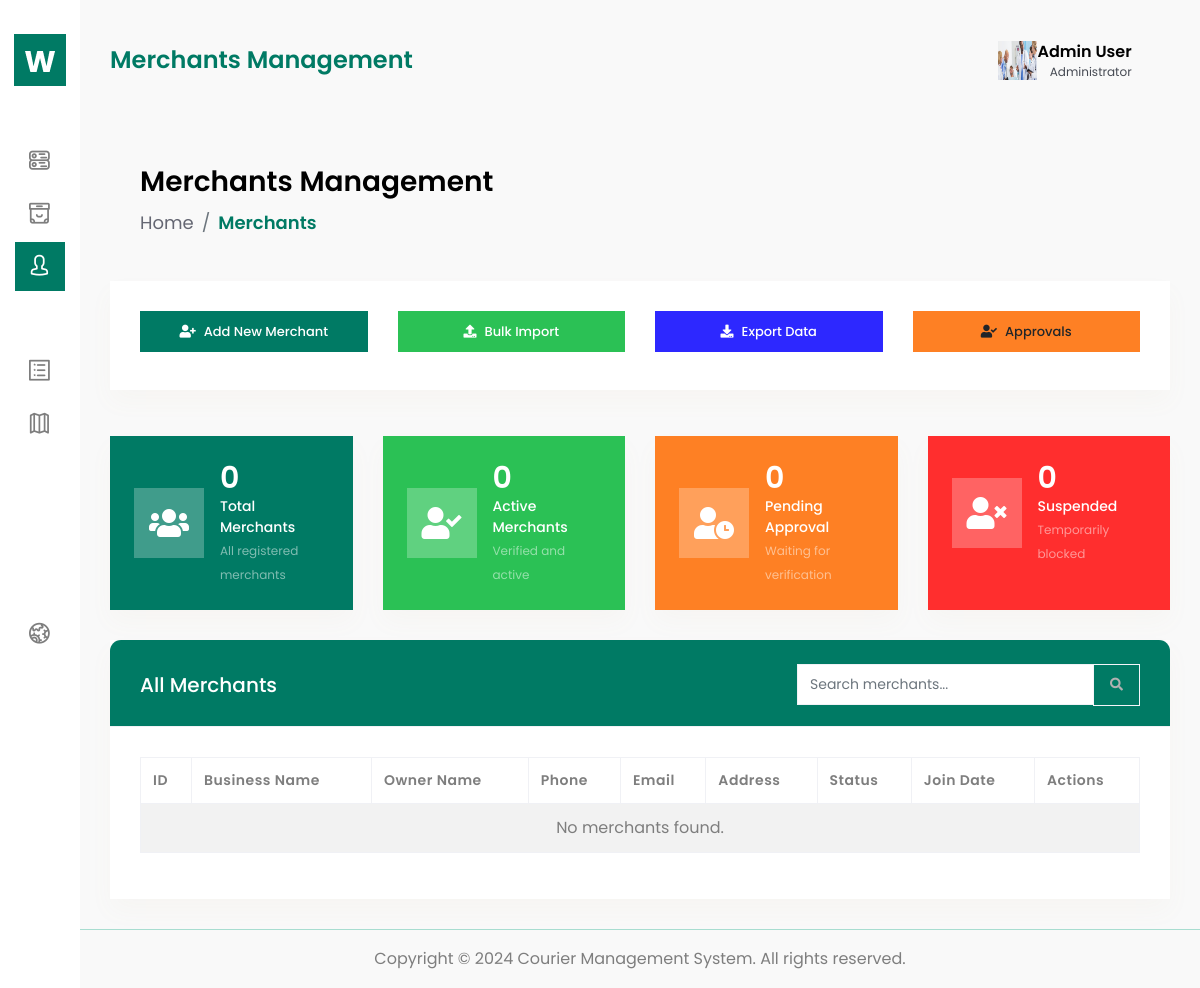
/user/merchants/, run on an earlier commit of the app's database.
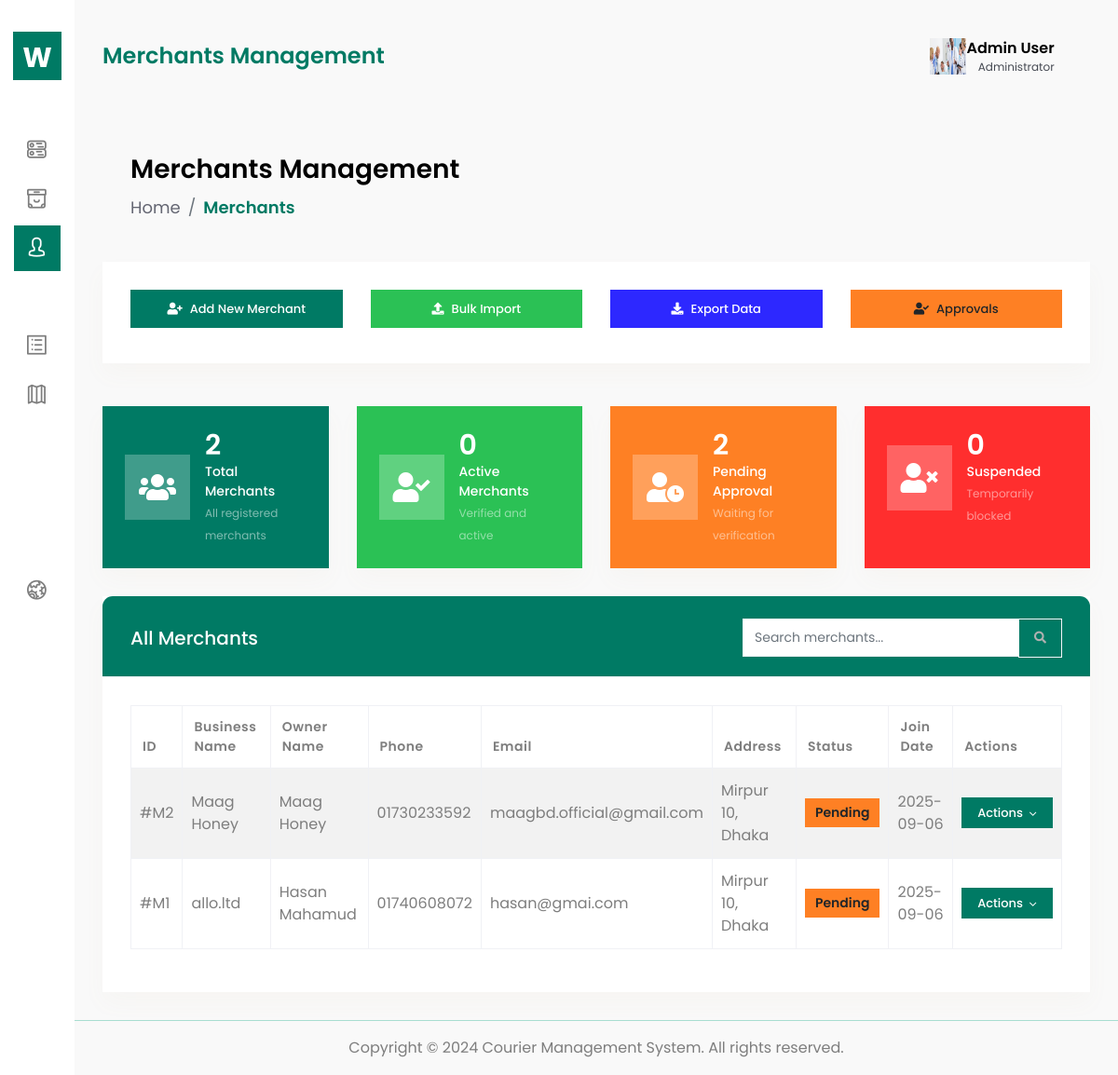
And on a later commit of the database.
### accounts/models.py (models this page shows, shortened)
class Merchant(models.Model):
    STATUS_CHOICES=(
        ("pending","Pending Approval"),
        ("approved","Approved"),
        ("rejected","Rejected"),
    )
    merchant_id = models.BigAutoField(primary_key=True)
    merchant_name = models.CharField(max_length=100)
    merchant_email = models.EmailField(unique=True)
    merchant_phone = models.CharField(max_length=20)
    merchant_business_name = models.CharField(max_length=150)
    merchant_business_number = models.CharField(max_length=50)
    merchant_business_url = models.URLField(blank=True, null=True)
    merchant_pickup_address = models.TextField()
    merchant_username = models.CharField(max_length=50, unique=True)
    merchant_password = models.CharField(max_length=255)
    merchant_category = models.CharField(max_length=100)
    merchant_business_description=models.TextField(blank=True)
    status=models.CharField(max_length=20, choices=STATUS_CHOICES, default="pending")
    created_at = models.DateTimeField(auto_now_add=True)
    updated_at = models.DateTimeField(auto_now=True)

### accounts/views.py (the view)
# urls.py: path('merchants/', views.merchant, name='merchant'),
def merchant(request):
    merchants= Merchant.objects.all().order_by("-created_at")
    total_merchants=Merchant.objects.count()
    active_merchants=Merchant.objects.filter(status="approved").count()
    pending_merchants=Merchant.objects.filter(status="pending").count()
    suspend_merchants=Merchant.objects.filter(status="rejected").count()
    context={
        "merchants":merchants,
        "total_merchants":total_merchants,
        "active_merchants":active_merchants,
        "pending_merchants":pending_merchants,
        "suspend_merchants":suspend_merchants,
          }
    return render(request, 'accounts/merchant.html', context)

### accounts/templates/accounts/merchant.html (shortened to what this page needs)
{%extends 'base.html'%}
 {% block content%}
        <div class="content-body">
            <div class="container-fluid">
                <div class="row page-titles mx-0">
                    <div class="col-sm-6 p-md-0">
                        <div class="welcome-text">
                            <h4>Merchants Management</h4>
                        </div>
                    </div>
                    <div class="col-sm-6 p-md-0 justify-content-sm-end mt-2 mt-sm-0 d-flex">
                        <ol class="breadcrumb">
                            <li class="breadcrumb-item"><a href="javascript:void(0)">Home</a></li>
                            <li class="breadcrumb-item active"><a href="javascript:void(0)">Merchants</a></li>
                        </ol>
                    </div>
                </div>
                <div class="row mb-3">
                    <div class="col-12">
                        <div class="card">
                            <div class="card-body">
                                <div class="row">
                                    <div class="col-md-3 mb-2">
                                        <a href="add-merchant.html" class="btn btn-primary btn-block">
                                            <i class="fas fa-user-plus mr-2"></i>Add New Merchant
                                        </a>
                                    </div>
                                    <div class="col-md-3 mb-2">
                                        <a href="bulk-import-merchants.html" class="btn btn-success btn-block">
                                            <i class="fas fa-upload mr-2"></i>Bulk Import
                                        </a>
                                    </div>
                                    <div class="col-md-3 mb-2">
                                        <a href="export-merchants.html" class="btn btn-info btn-block">
                                            <i class="fas fa-download mr-2"></i>Export Data
                                        </a>
                                    </div>
                                    <div class="col-md-3 mb-2">
                                        <a href="merchant-approvals.html" class="btn btn-warning btn-block">
                                            <i class="fas fa-user-check mr-2"></i>Approvals
                                        </a>
                                    </div>
                                </div>
                            </div>
                        </div>
                    </div>
                </div>
                <div class="row">
                    <div class="col-xl-3 col-lg-6 col-sm-6">
                        <div class="widget-stat card bg-primary">
                            <div class="card-body p-4">
                                <div class="media ai-icon">
                                    <span class="mr-3 ai-icon">
                                        <i class="fas fa-users text-white"></i>
                                    </span>
                                    <div class="media-body">
                                        <h3 class="mb-0 text-white">{{total_merchants}}</h3>
                                        <p class="mb-0 text-white">Total Merchants</p>
                                        <small class="text-white-50">All registered merchants</small>
                                    </div>
                                </div>
                            </div>
                        </div>
                    </div>
                    <div class="col-xl-3 col-lg-6 col-sm-6">
                        <div class="widget-stat card bg-success">
                            <div class="card-body p-4">
                                <div class="media ai-icon">
                                    <span class="mr-3 ai-icon">
                                        <i class="fas fa-user-check text-white"></i>
                                    </span>
                                    <div class="media-body">
                                        <h3 class="mb-0 text-white">{{active_merchants}}</h3>
                                        <p class="mb-0 text-white">Active Merchants</p>
                                        <small class="text-white-50">Verified and active</small>
                                    </div>
                                </div>
                            </div>
                        </div>
                    </div>
                    <div class="col-xl-3 col-lg-6 col-sm-6">
                        <div class="widget-stat card bg-warning">
                            <div class="card-body p-4">
                                <div class="media ai-icon">
                                    <span class="mr-3 ai-icon">
                                        <i class="fas fa-user-clock text-white"></i>
                                    </span>
                                    <div class="media-body">
                                        <h3 class="mb-0 text-white">{{pending_merchants}}</h3>
                                        <p class="mb-0 text-white">Pending Approval</p>
                                        <small class="text-white-50">Waiting for verification</small>
                                    </div>
                                </div>
                            </div>
                        </div>
                    </div>
                    <div class="col-xl-3 col-lg-6 col-sm-6">
                        <div class="widget-stat card bg-danger">
                            <div class="card-body p-4">
                                <div class="media ai-icon">
                                    <span class="mr-3 ai-icon">
                                        <i class="fas fa-user-times text-white"></i>
                                    </span>
                                    <div class="media-body">
                                        <h3 class="mb-0 text-white">{{suspend_merchants}}</h3>
                                        <p class="mb-0 text-white">Suspended</p>
                                        <small class="text-white-50">Temporarily blocked</small>
                                    </div>
                                </div>
                            </div>
                        </div>
                    </div>
                </div>
                <div class="row">
                    <div class="col-12">
                        <div class="card">
                            <div class="card-header bg-primary">
                                <h4 class="card-title text-white mb-0">All Merchants</h4>
                                <div class="card-tools">
                                    <div class="input-group">
                                        <input type="text" class="form-control" placeholder="Search merchants..." id="searchInput">
                                        <div class="input-group-append">
                                            <button class="btn btn-outline-light" type="button">
                                                <i class="fas fa-search"></i>
                                            </button>
                                        </div>
                                    </div>
                                </div>
                            </div>
                            <div class="card-body">
    <div class="table-responsive">
        <table id="merchantsTable" class="table table-striped table-bordered">
            <thead>
                <tr>
                    <th>ID</th>
                    <th>Business Name</th>
                    <th>Owner Name</th>
                    <th>Phone</th>
                    <th>Email</th>
                    <th>Address</th>
                    <th>Status</th>
                    <th>Join Date</th>
                    <th>Actions</th>
                </tr>
            </thead>
            <tbody>
                {% for merchant in merchants %}
                <tr>
                    <td>#M{{ merchant.merchant_id }}</td>
                    <td>{{ merchant.merchant_business_name }}</td>
                    <td>{{ merchant.merchant_name }}</td>
                    <td>{{ merchant.merchant_phone }}</td>
                    <td>{{ merchant.merchant_email }}</td>
                    <td>{{ merchant.merchant_pickup_address }}</td>
                    <td>
                        {% if merchant.status == "approved" %}
                            <span class="badge badge-success">Active</span>
                        {% elif merchant.status == "pending" %}
                            <span class="badge badge-warning">Pending</span>
                        {% elif merchant.status == "rejected" %}
                            <span class="badge badge-danger">Suspended</span>
                        {% endif %}
                    </td>
                    <td>{{ merchant.created_at|date:"Y-m-d" }}</td>
                    <td>
                        <div class="dropdown">
                            <button class="btn btn-primary btn-sm dropdown-toggle" type="button" data-toggle="dropdown">
                                Actions
                            </button>
                        </div>
                    </td>
                </tr>
                {% empty %}
                <tr>
                    <td colspan="9" class="text-center">No merchants found.</td>
                </tr>
                {% endfor %}
            </tbody>
        </table>
    </div>
</div>
                        </div>
                    </div>
                </div>
            </div>
        </div>
        {%endblock%}

### accounts/templates/base.html (shortened to what this page needs)
{% load static %}
<!DOCTYPE html>
<html lang="en">
<head>
    <link href={% static "vendor/jqvmap/css/jqvmap.min.css"%} rel="stylesheet">
    <link rel="stylesheet" href={% static "vendor/chartist/css/chartist.min.css"%}>
    <link href={% static "vendor/bootstrap-select/dist/css/bootstrap-select.min.css"%} rel="stylesheet">
    <link href={% static "vendor/bootstrap-datetimepicker/css/bootstrap-datetimepicker.min.css"%} rel="stylesheet">
    <link href={% static "assets/css/style.css" %} rel="stylesheet">
    <link href={% static "assets/css/custom-primary.css"%} rel="stylesheet">
    <link href="https://cdnjs.cloudflare.com/ajax/libs/font-awesome/5.15.4/css/all.min.css" rel="stylesheet">
    <link href={% static "vendor/datatables/css/jquery.dataTables.min.css"%} rel="stylesheet">
</head>
<body>
    <div id="main-wrapper">
        <div class="nav-header">
            <a href="dashboard" class="brand-logo">
                <img class="logo-abbr" src={% static "assets/images/logo.png"%} alt="">
            </a>
        </div>
        <div class="header">
            <div class="header-content">
                <nav class="navbar navbar-expand">
                    <div class="collapse navbar-collapse justify-content-between">
                        <div class="header-left">
                            <div class="dashboard_bar">
                                Merchants Management
                            </div>
                        </div>
                        <ul class="navbar-nav header-right">
                            <li class="nav-item dropdown header-profile">
                                <a class="nav-link" href="#" role="button" data-toggle="dropdown">
                                    <img src={% static "assets/images/profile/1.jpg"%} width="20" alt="">
                                    <div class="header-info">
                                        <span class="text-black"><strong>Admin User</strong></span>
                                        <p class="mb-0 fs-12">Administrator</p>
                                    </div>
                                </a>
                            </li>
                        </ul>
                    </div>
                </nav>
            </div>
        </div>
        <div class="deznav">
            <div class="deznav-scroll">
                <ul class="metismenu" id="menu">
                    <li><a href="{% url 'dashboard' %}" class="ai-icon" aria-expanded="false">
                            <i class="flaticon-381-networking"></i>
                        </a>
                    </li>
                    <li><a href="{% url 'parcel' %}" class="ai-icon" aria-expanded="false">
                            <i class="flaticon-381-box"></i>
                        </a>
                    </li>
                    <li><a href="{% url 'merchant' %}" class="ai-icon" aria-expanded="false">
                            <i class="flaticon-381-user-7"></i>
                        </a>
                    </li>
                    <li><a href="riders/riders.html" class="ai-icon" aria-expanded="false">
                        </a>
                    </li>
                    <li><a href="services/services.html" class="ai-icon" aria-expanded="false">
                            <i class="flaticon-381-list"></i>
                        </a>
                    </li>
                    <li><a href="areas/areas.html" class="ai-icon" aria-expanded="false">
                            <i class="flaticon-381-map"></i>
                        </a>
                    </li>
                    <li><a href="payments/payments.html" class="ai-icon" aria-expanded="false">
                        </a>
                    </li>
                    <li><a href="invoices/invoices.html" class="ai-icon" aria-expanded="false">
                        </a>
                    </li>
                    <li><a href="reports/reports.html" class="ai-icon" aria-expanded="false">
                        </a>
                    </li>
                    <li><a href="settings.html" class="ai-icon" aria-expanded="false">
                            <i class="flaticon-381-settings"></i>
                        </a>
                    </li>
                </ul>
            </div>
        </div>
       {%block content%}
       {%endblock%}
        <div class="footer">
            <div class="copyright">
                <p>Copyright © 2024 Courier Management System. All rights reserved.</p>
            </div>
        </div>
    </div>
</body>
</html>

What changed in the data, as far as the page shows it:
added Merchant: merchant_id "2", merchant_business_name "Maag Honey", merchant_name "Maag Honey", merchant_phone "01730233592", merchant_email "maagbd.official@gmail.com", merchant_pickup_address "Mirpur 10, Dhaka", status "Pending", created_at "2025-09-06"
added Merchant: merchant_id "1", merchant_business_name "allo.ltd", merchant_name "Hasan Mahamud", merchant_phone "01740608072", merchant_email "hasan@gmai.com", merchant_pickup_address "Mirpur 10, Dhaka", status "Pending", created_at "2025-09-06"
Also different on the page:
{{ total_merchants }}: "0" → "2"
{{ pending_merchants }}: "0" → "2"
text no longer shown: "No merchants found."
